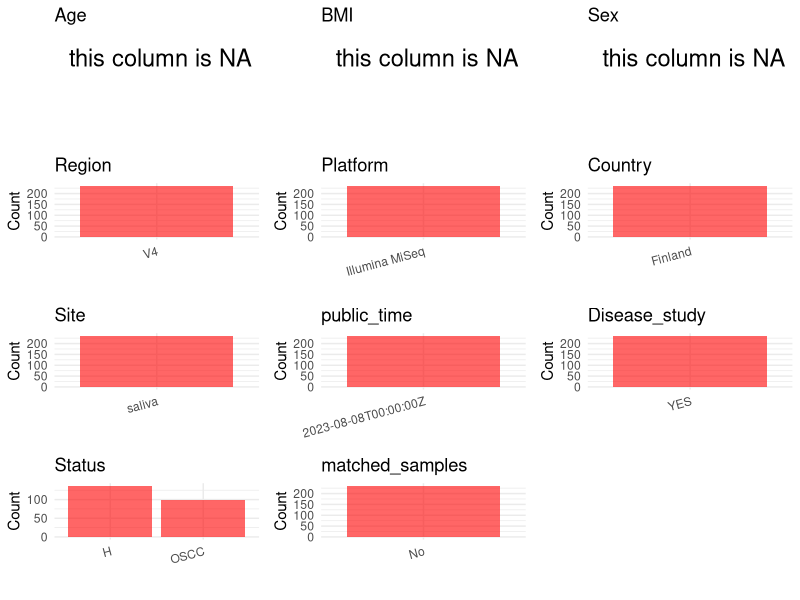

Generate this figure with R: (Note: this script raises an error after producing the figure.)
## ---- chunk 1
# Load necessary libraries
library(dplyr)
library(ggplot2)
library(cowplot)
library(stringr)

# Set working directory (update this path to your local directory)
setwd("/home/hby/oral_project/PRJNA997108")

# Read the initial metadata files
initial_meta <- read.csv("SraRunTable.csv", header = T)

# Combine the two metadata files
# meta <- rbind(initial_meta, initial_meta1)

# Remove entries non-oral samples
# initial_meta <- subset(initial_meta,isolate %in% c("saliva","tongue coat"))

# Check the number of samples containing "HT" in Sample.Name (e.g., healthy controls)
# nrow(subset(meta, grepl("HT", Sample.Name)))

# Display the first few rows of the metadata
head(initial_meta)
## ---- chunk 2
# Create a uniform metadata dataframe
metadata <- data.frame(
  BioProject = initial_meta$BioProject,
  Run = initial_meta$Run,
  sample_name = initial_meta$Sample_name,
  BMI = initial_meta$BMI,
  Sex = initial_meta$sex,
  Age = initial_meta$AGE,
  Platform = initial_meta$Instrument,
  Country = initial_meta$COUNTRY,
  Site = initial_meta$env_material,
  public_time = initial_meta$ReleaseDate,
  Status = initial_meta$host_health_state,
  stringsAsFactors = FALSE
)

metadata <- metadata %>%
  filter(!if_any(everything(), ~ tolower(as.character(.x)) %in% c("uncalculated", "not applicable")))
## ---- chunk 3
# Add information obtained from the publication
metadata$Region <- "V4"
metadata$PCR_primers <- "FWD:GTGCCAGCMGCCGCGGTAA; REV:ATTAGAWACCCBDGTAGTCC"
metadata$matched_samples <- "No"
metadata$title <- "Salivary microbiome profiles of oral cancer patients analyzed before and after treatment"
metadata$Disease_study <- "YES"
## ---- chunk 4
# Check the number of unique runs and sample names
print(paste("Number of unique runs:", length(unique(metadata$Run))))
print(paste("Number of unique sample names:", length(unique(metadata$sample_name))))
## ---- chunk 5
# Select columns for visualization
plot_data <- metadata %>%
  select(-BioProject, -Run, -sample_name, -title)

# Function to create simple plots for each column
create_simple_plots <- function(data) {
  plots <- list()

  for (col in colnames(data)) {
    # Check if the column is all NA
    if (all(is.na(data[[col]]))) {
      # Create an empty plot with text indicating all NA
      p <- ggplot() +
        annotate("text", x = 0.5, y = 0.5, label = "this column is NA", size = 6) +
        labs(title = col) +
        theme_void()
    } else if (is.numeric(data[[col]])) {
      # Numeric variable: histogram
      p <- ggplot(data, aes(x = .data[[col]])) +
        geom_histogram(fill = "blue", alpha = 0.6, bins = 20, na.rm = TRUE) +
        labs(title = col) +
        theme_minimal()
    } else {
      # Categorical variable: bar plot (remove NA values)
      count_data <- as.data.frame(table(data[[col]], useNA = "ifany"))
      p <- ggplot(count_data, aes(x = reorder(Var1, -Freq), y = Freq)) +
        geom_col(fill = "red", alpha = 0.6) +
        labs(title = col, x = NULL, y = "Count") +
        theme_minimal() +
        theme(axis.text.x = element_text(angle = 15, hjust = 1))
    }
    plots[[col]] <- p
  }

  return(plots)
}

# Generate and arrange plots
plots <- create_simple_plots(plot_data)
p <- plot_grid(plots$Age,
  plots$BMI,
  plots$Sex,
  plots$Region,
  plots$Platform,
  plots$Country,
  plots$Site,
  plots$public_time,
  plots$Disease_study,
  plots$Status,
  plots$matched_samples, # add
  ncol = 3, align = "hv", axis = "lb"
)
ggsave("Metadata_Summary.png", plot = p, width = 8, height = 6, dpi = 150)
## ---- chunk 6
knitr::include_graphics("Metadata_Summary.png")
## ---- chunk 7
# Reorder columns to match the desired format
metadata <- metadata[, c(
  "BioProject", "Run", "sample_name", "Age", "BMI", "Sex",
  "Region", "Platform", "Country", "Site", "public_time",
  "PCR_primers", "title", "Disease_study", "Status", "matched_samples"
)]

# Export the uniform metadata to a CSV file
write.csv(metadata, file = "metadata.csv", quote = FALSE)
head(metadata)
